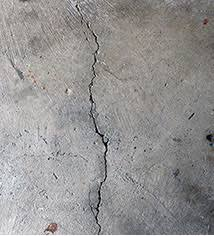
#> input picture Crack Detection yolo/EyeBall Enhancement/4.jpg, 214 x 236 px
$ python test.py
#> lines starting #> are read from the running program, lines starting #| are printed output that depends on the picture
import cv2
import numpy as np
from helper import averageNeighbour
from matplotlib import pyplot as plt

#read grayscale image
gray = cv2.imread('4.jpg',0)
#> gray: shape (236, 214); min 0, max 255, mean 148
#log transformation s = alpha * log(input) + beta
logTrans = 0.9 * np.log(gray) + 1
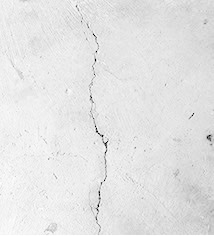
#> logTrans: shape (236, 214) float16; 0.05% of the values are NaN or infinite; the others: min 1, max 5.99, mean 5.47; drawn with min black, max white, NaN and infinite black
#blur
blur = cv2.bilateralFilter(np.float32(logTrans), 9, 35, 16)
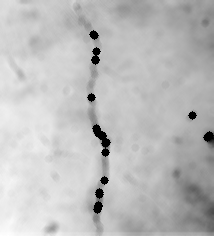
#> blur: shape (236, 214) float32; 1.53% of the values are NaN or infinite; the others: min 4.28, max 5.87, mean 5.48; drawn with min black, max white, NaN and infinite black
#edge detection
edge = cv2.Canny(np.uint8(blur), 90, 100)
#> edge: shape (236, 214); every value is 0
#printing result
plt.imshow(edge, cmap = 'gray', interpolation = 'bicubic')
plt.show()

$ run again, with Crack Detection yolo/EyeBall Enhancement/2.jpg copied over Crack Detection yolo/EyeBall Enhancement/4.jpg
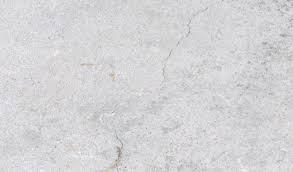
#> input picture Crack Detection yolo/EyeBall Enhancement/2.jpg, 293 x 172 px
#> `logTrans = 0.9 * np.log(gray) + 1`:
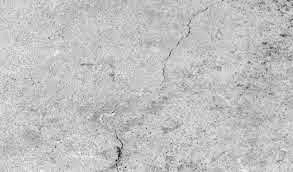
#> logTrans: shape (172, 293) float16; min 5.38, max 5.96, mean 5.82; drawn with min black and max white
#> `blur = cv2.bilateralFilter(np.float32(logTrans), 9, 35, 16)`:
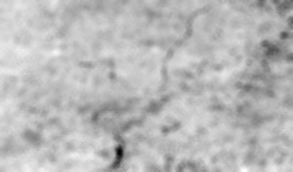
#> blur: shape (172, 293) float32; min 5.65, max 5.88, mean 5.82; drawn with min black and max white
#> edge: shape (172, 293); every value is 0

$ run again, with Crack Detection yolo/EyeBall Enhancement/3.jpg copied over Crack Detection yolo/EyeBall Enhancement/4.jpg
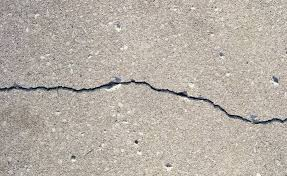
#> input picture Crack Detection yolo/EyeBall Enhancement/3.jpg, 287 x 176 px
#> `logTrans = 0.9 * np.log(gray) + 1`:
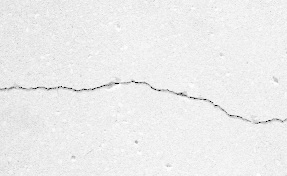
#> logTrans: shape (176, 287) float16; 0.07% of the values are NaN or infinite; the others: min 1, max 5.99, mean 5.64; drawn with min black, max white, NaN and infinite black
#> `blur = cv2.bilateralFilter(np.float32(logTrans), 9, 35, 16)`:
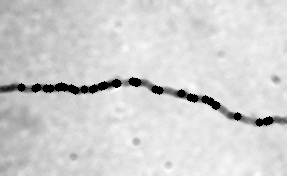
#> blur: shape (176, 287) float32; 2.45% of the values are NaN or infinite; the others: min 4.87, max 5.79, mean 5.65; drawn with min black, max white, NaN and infinite black
#> edge: shape (176, 287); every value is 0
